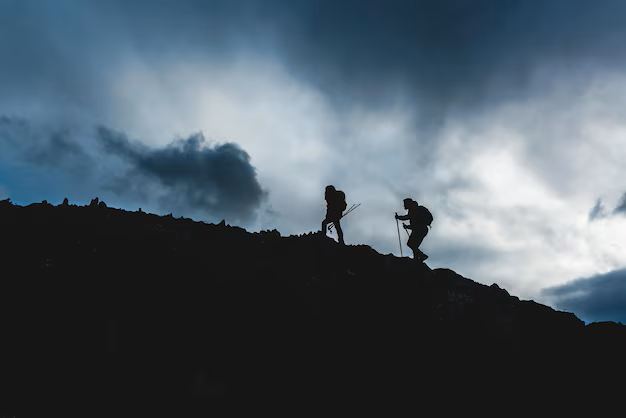
#> input picture hiking.png, 626 x 418 px
$ jupyter execute task_4.ipynb
#> lines starting #> are read from the running program, lines starting #| are printed output that depends on the picture
[cell 1]
import numpy as np

image = np.array([
    [0, 0, 0, 4],
    [1, 1, 1, 5],
    [1, 2, 2, 7],
    [2, 2, 2, 7]
])

print("The original Photo")
print(image)
print("\n")


total_pixels = image.size # عدد البيكسلز الكلي (16)
L = 8 # عدد مستويات الإضاءة المتاحة (من 0 إلى 7)
max_gray_level = L - 1 # أقصى مستوى إضاءة (7)

freq = {}
pdf = {}
cdf = {}
new_gray_levels = {}


for i in range(L):
    freq[i] = np.sum(image == i)

cumulative_prob = 0
print(f"{'Gray Level':<12} | {'Freq (n)':<10} | {'PDF (p)':<10} | {'CDF':<10} | {'New Value (S)':<10}")
print("-" * 65)

for i in range(L):

    pdf[i] = freq[i] / total_pixels

    cumulative_prob += pdf[i]
    cdf[i] = cumulative_prob
    new_gray_levels[i] = round(cdf[i] * max_gray_level)

    print(f"{i:<12} | {freq[i]:<10} | {pdf[i]:<10.4f} | {cdf[i]:<10.4f} | {new_gray_levels[i]:<10}")


equalized_image = np.zeros_like(image)


for r in range(image.shape[0]):
    for c in range(image.shape[1]):
        old_val = image[r, c]
        equalized_image[r, c] = new_gray_levels[old_val]

print("\n--- The Image after Histogram Equalization ---")
print(equalized_image)

# Practical application on the histogram

[cell 2]
import cv2
import numpy as np
import matplotlib.pyplot as plt

image = np.array([
    [0, 0, 0, 4],
    [1, 1, 1, 5],
    [1, 2, 2, 7],
    [2, 2, 2, 7]
], dtype=np.uint8)

total_pixels = image.size
L = 8 # مستويات الإضاءة من 0 لـ 7
max_gray_level = L - 1

freq = [np.sum(image == i) for i in range(L)]
pdf = [f / total_pixels for f in freq]

cdf = np.cumsum(pdf)
s_rounded = np.round(cdf * max_gray_level).astype(np.uint8)


equalized_image = np.zeros_like(image)
for i in range(L):
    equalized_image[image == i] = s_rounded[i]

plt.figure(figsize=(12, 8))

plt.subplot(2, 2, 1)
plt.imshow(image, cmap='gray', vmin=0, vmax=7)
plt.title('Original Image (4x4 Matrix)')
plt.axis('off')

plt.subplot(2, 2, 2)
plt.hist(image.ravel(), bins=L, range=[0, L], color='blue', rwidth=0.8, alpha=0.7)
plt.title('Original Histogram')
plt.xlabel('Gray Level')
plt.ylabel('Frequency')

plt.subplot(2, 2, 3)
plt.imshow(equalized_image, cmap='gray', vmin=0, vmax=7)
plt.title('Equalized Image')
plt.axis('off')

plt.subplot(2, 2, 4)
plt.hist(equalized_image.ravel(), bins=L, range=[0, L], color='green', rwidth=0.8, alpha=0.7)
plt.title('Equalized Histogram')
plt.xlabel('Gray Level')
plt.ylabel('Frequency')


plt.tight_layout()
plt.show()
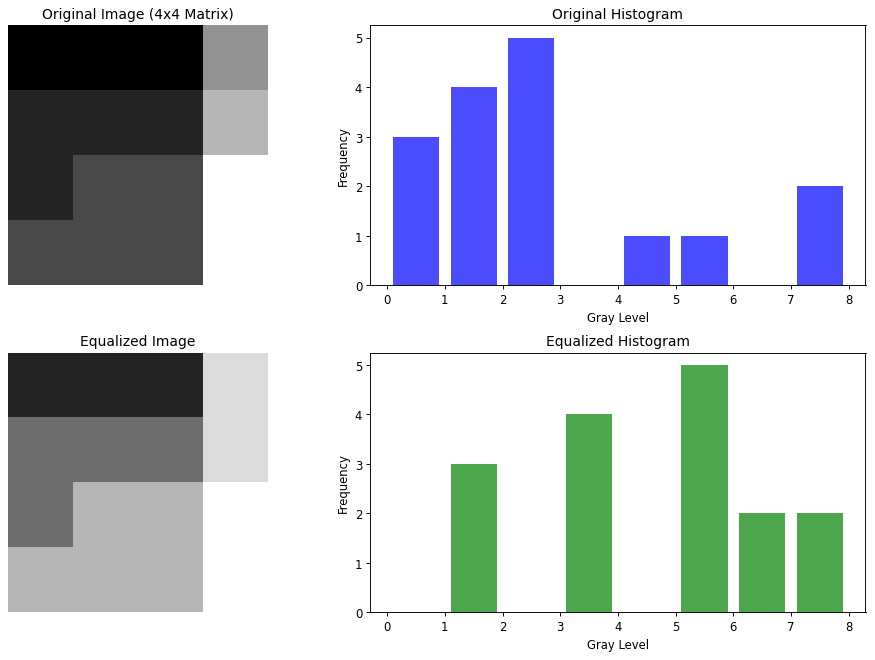
#> figure drawn by matplotlib, 4 panels; panel 2: tallest bar 5 high, from x = 2.1 to 2.9; panel 4: tallest bar 5 high, from x = 5.1 to 5.9

hist_cv2 = cv2.calcHist([image], [0], None, [8], [0, 8])
print("Histogram calculated by OpenCV:")
print(hist_cv2.ravel())

# Practical application on the histogram on a real photo

[cell 3]
import cv2
import numpy as np
import matplotlib.pyplot as plt

image_path = 'hiking.png'
img = cv2.imread(image_path)
#> img is the input picture: shape (418, 626, 3); mean B, G, R 99.9, 89.3, 76.1
gray_img = cv2.cvtColor(img, cv2.COLOR_BGR2GRAY)
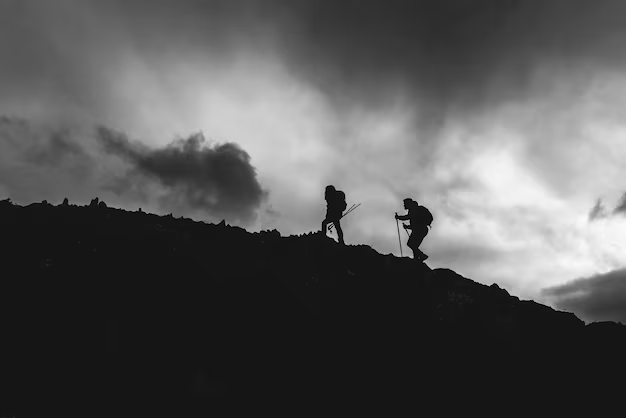
#> gray_img: shape (418, 626); min 0, max 250, mean 86.6

gamma = 0.4
gamma_corrected = np.array(255 * (gray_img / 255.0) ** gamma, dtype='uint8')
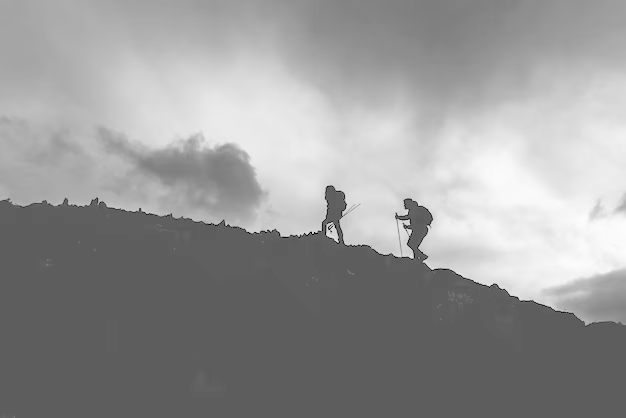
#> gamma_corrected: shape (418, 626); min 0, max 252, mean 150.9

# Histogram Stretching

low = np.min(gray_img)
#> low = 0
high = np.max(gray_img)
#> high = 250
stretched = np.round(255 * ((gray_img - low) / (high - low))).astype(np.uint8)

#  Histogram Equalization
equalized = cv2.equalizeHist(gray_img)
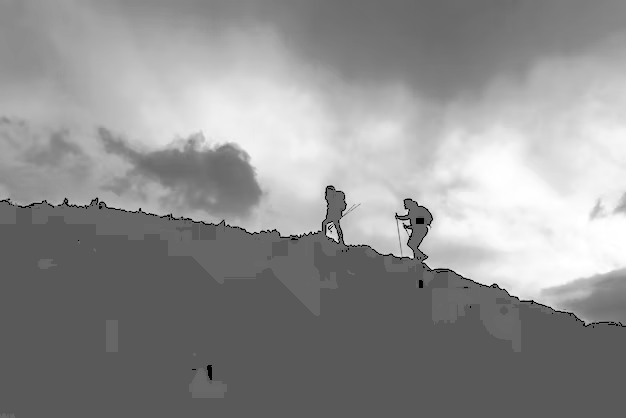
#> equalized: shape (418, 626); min 0, max 255, mean 143.2

images = [gray_img, gamma_corrected, stretched, equalized]
titles = ['Original Image', 'Gamma Correction (0.4)', 'Stretched Image', 'Equalized Image']

plt.figure(figsize=(16, 8))

for i in range(4):

    plt.subplot(2, 4, i+1)
    plt.imshow(images[i], cmap='gray', vmin=0, vmax=255)
    plt.title(titles[i])
    plt.axis('off')


    plt.subplot(2, 4, i+5)
    plt.hist(images[i].ravel(), 256, [0, 256], color='black' if i==0 else 'blue')
    plt.title(f'Histogram {i+1}')
    plt.xlabel('Gray Level')
    plt.ylabel('Number of Pixels')

plt.tight_layout()
plt.show()
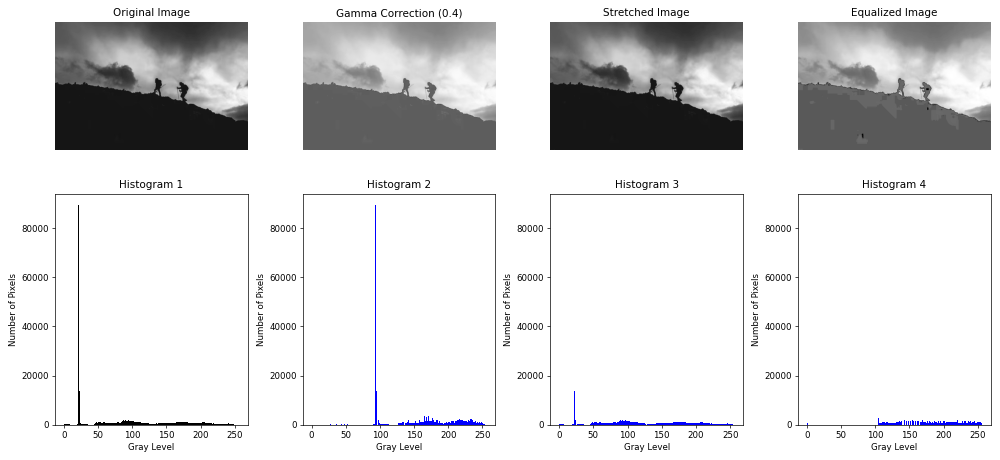
#> figure drawn by matplotlib, 8 panels; panel 2: tallest bar 89718 high, from x = 21 to 22; panel 4: tallest bar 89718 high, from x = 93 to 94; panel 6: tallest bar 89718 high, from x = 21 to 22; panel 8: tallest bar 89718 high, from x = 89 to 90
